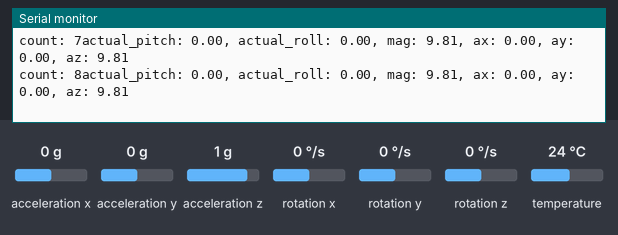
The sketch below on a simulated ESP32. Shown: the last lines printed to the serial monitor. The test bench sets the inputs (shaded band); at power-on: acceleration x 0 g, acceleration y 0 g, acceleration z 1 g, rotation x 0 °/s, rotation y 0 °/s, rotation z 0 °/s, temperature 24 °C.

Above: at 0.9 s.
1.0 s: acceleration x set to -1.4 g
At 1.05 s:
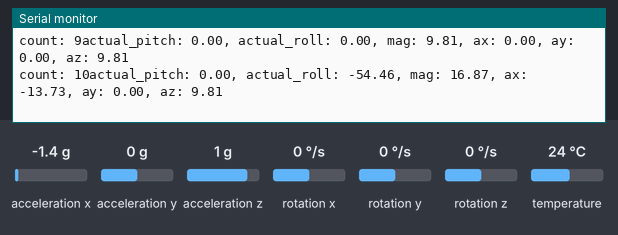
2.5 s: acceleration y set to -1.4 g
At 2.52 s:
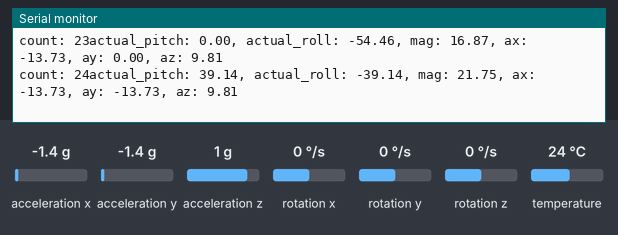
4.0 s: acceleration z set to -1.4 g
At 4.09 s:
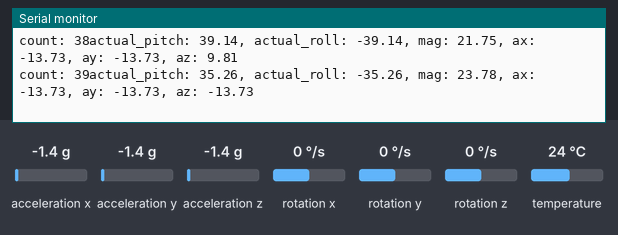
5.5 s: acceleration x set to 0 g
At 5.56 s:
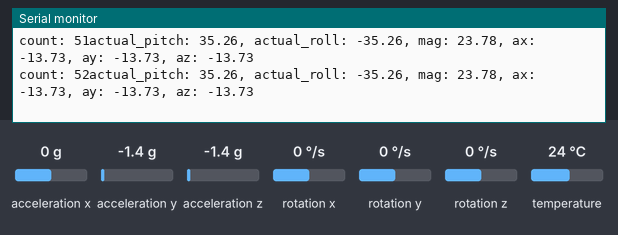
Timing chart, 0 to 8.5 s (numbered marks = the images above; inputs shaded):
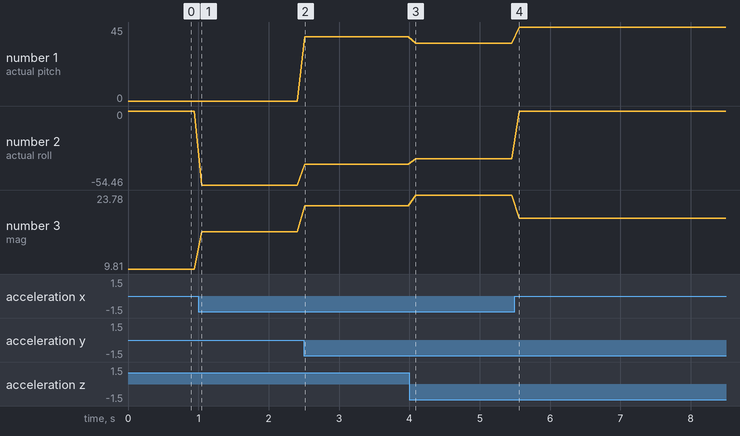

The sketch:

sketch_mar18b.ino
```cpp
#include <Wire.h>
#include <Adafruit_MPU6050.h>
#include <Adafruit_Sensor.h>

Adafruit_MPU6050 mpu;

const int I2C_SDA = 11;      // MPU6050 SDA
const int I2C_SCL = 10;      // MPU6050 SCL

float actual_pitch = 0.0;
float actual_roll = 0.0;
float mag = 0.0;

float sum_p = 0.0;
float sum_r = 0.0;

int samples = 1000;

void setup() {
  // put your setup code here, to run once:
  Serial.begin(115200);
  Wire.begin(I2C_SDA, I2C_SCL);
  if (!mpu.begin()) {
    Serial.println("Failed to find MPU6050 chip! Check I2C pins.");
    while (1) { delay(10); } // Halt if sensor isn't found
  }

  mpu.setAccelerometerRange(MPU6050_RANGE_4_G);
  mpu.setGyroRange(MPU6050_RANGE_500_DEG);
  mpu.setFilterBandwidth(MPU6050_BAND_21_HZ);

  Serial.println("Drone booted. Waiting 10 seconds for safety...");

  for (int i = 0; i < samples; i++) {
    // --- Read IMU Data ---
    sensors_event_t a, g, temp;
    mpu.getEvent(&a, &g, &temp);

    actual_pitch = atan2(-a.acceleration.y, sqrt(a.acceleration.x * a.acceleration.x + a.acceleration.z * a.acceleration.z)) * 180 / PI;
    actual_roll = atan2(a.acceleration.x,sqrt(a.acceleration.y * a.acceleration.y + a.acceleration.z * a.acceleration.z)) * 180 / PI;
    mag = sqrt(a.acceleration.x * a.acceleration.x + a.acceleration.y * a.acceleration.y + a.acceleration.z * a.acceleration.z);

    sum_p += actual_pitch;
    sum_r += actual_roll;
    Serial.print("count: ");
    Serial.print(i);
    Serial.print("actual_pitch: ");
    Serial.print(actual_pitch);
    Serial.print(", actual_roll: ");
    Serial.print(actual_roll);
    Serial.print(", mag: ");
    Serial.print(mag);
    Serial.print(", ax: ");
    Serial.print(a.acceleration.x);
    Serial.print(", ay: ");
    Serial.print(a.acceleration.y);
    Serial.print(", az: ");
    Serial.println(a.acceleration.z);
    delay(100);
  }


}

void loop() {
  // put your main code here, to run repeatedly:
  Serial.print("mean_pitch: ");
  Serial.print(sum_p / samples);
  Serial.print(", mean_roll: ");
  Serial.println(sum_r / samples);
  delay(1000);
}
```

Measured:
- after the input at 1.0 s, the serial monitor: prints a new line after 0.05 s (image 1)
- after the input at 2.5 s, the serial monitor: prints a new line at once (image 2)
- after the input at 4.0 s, the serial monitor: prints a new line after 0.09 s (image 3)
- plotted number 1: 0 → 39.14 after the input at 2.5 s, 39.14 → 35.26 after the input at 4.0 s
- plotted number 2: 0 → -54.46 after the input at 1.0 s, -54.46 → -39.14 after the input at 2.5 s, -39.14 → -35.26 after the input at 4.0 s, -35.26 → 0 after the input at 5.5 s
- plotted number 3: 9.81 → 16.87 after the input at 1.0 s, 16.87 → 21.75 after the input at 2.5 s, 21.75 → 23.78 after the input at 4.0 s, 23.78 → 19.42 after the input at 5.5 s
